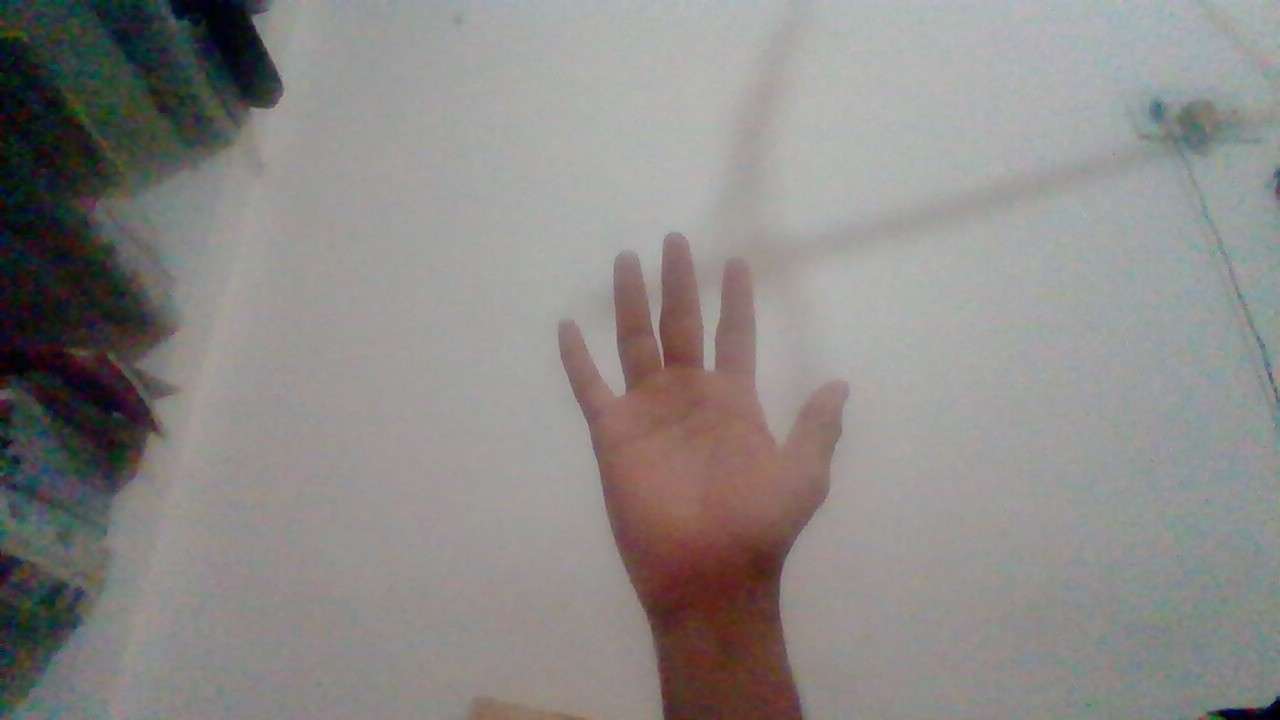
#> input picture datasets/hand_gestures/Welcome to JKIE/WIN_20250428_00_08_29_Pro.jpg, 1280 x 720 px, given in place of the camera
$ python gesture_recognition.py
#> lines starting #> are read from the running program, lines starting #| are printed output that depends on the picture; after the words box and inside, x2 and y2 are one past the last pixel; in counts of white or black regions, pixels touching at a corner belong together
"""
Real-time hand gesture recognition using OpenCV.
"""
import cv2
import numpy as np
import time
from pathlib import Path
import os

class GestureRecognition:
    def __init__(self):
        """Initialize the gesture recognition system."""
        self.cap = cv2.VideoCapture(0)
        self.prev_frame_time = 0
        self.new_frame_time = 0

        # Get the camera frame dimensions
        _, frame = self.cap.read()
#> frame is the input picture: shape (720, 1280, 3); mean B, G, R 134.8, 136.8, 139.4
        if frame is not None:
            frame_h, frame_w = frame.shape[:2]
            # Make ROI larger and more centered
            roi_size = min(500, min(frame_w-100, frame_h-100))
            x_start = (frame_w - roi_size) // 2
            y_start = (frame_h - roi_size) // 2
            self.roi_position = (x_start, y_start, roi_size, roi_size)
        else:
            self.roi_position = (50, 50, 500, 500)  # larger fallback values

        # Parameters for hand detection
        self.roi_color = (0, 255, 0)  # Green color for ROI

        # Load face cascade classifier
        face_cascade_path = cv2.data.haarcascades + 'haarcascade_frontalface_default.xml'
        self.face_cascade = cv2.CascadeClassifier(face_cascade_path)
        if self.face_cascade.empty():
            print("Warning: Face cascade classifier not loaded!")

        # Load reference gestures
        self.reference_gestures = {}
        self.gesture_folders = []  # Store folder names
        self.load_reference_gestures()
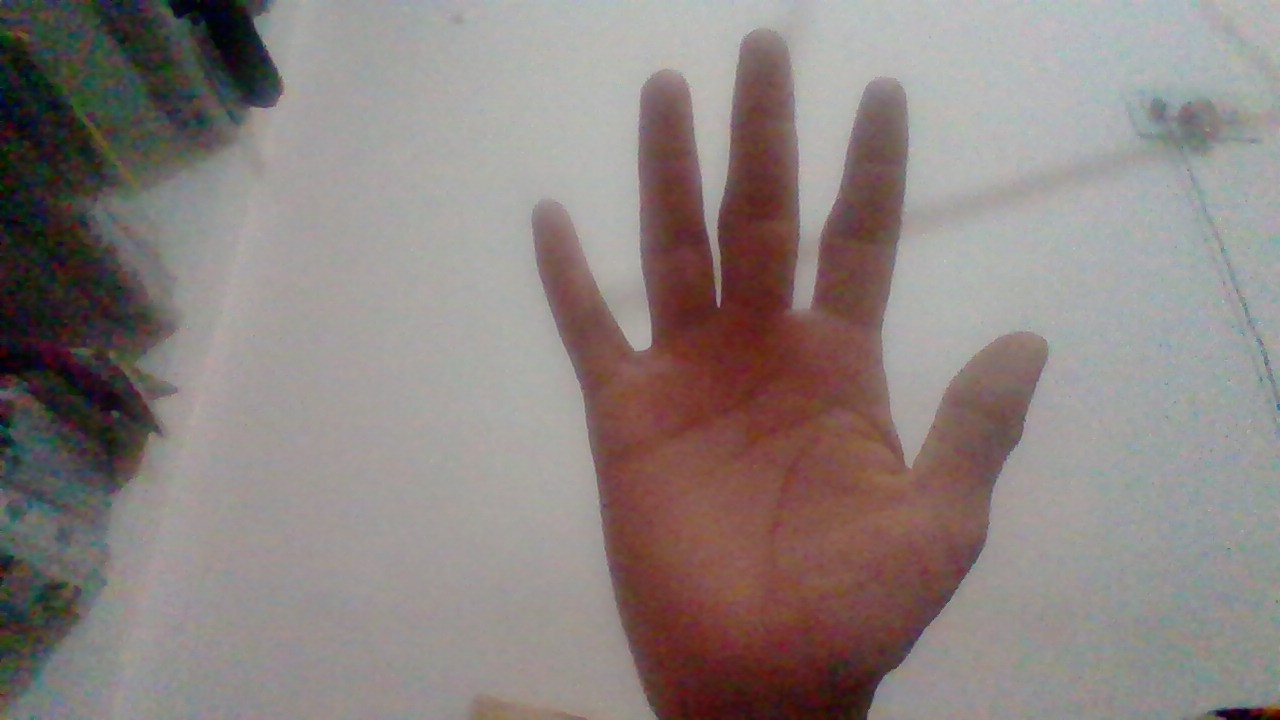
#> input picture datasets/hand_gestures/Welcome to JKIE/WIN_20250428_00_08_22_Pro.jpg, 1280 x 720 px
#> in load_reference_gestures, img is the input picture: shape (720, 1280, 3); mean B, G, R 127.1, 129.8, 139.1
#> in load_reference_gestures, `img = cv2.equalizeHist(img)`:
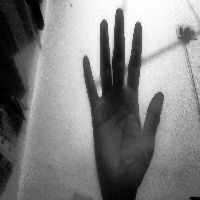
#> img: shape (200, 200); min 0, max 255, mean 128.8
        print(f"Loaded {len(self.reference_gestures)} reference gestures")

        # Initialize gesture smoothing
        self.last_gestures = []
        self.gesture_smoothing_window = 5

        # Create folder list window
        self.create_folder_list_window()
#> in create_folder_list_window, `cv2.imshow('Available Gestures', folder_window)`:
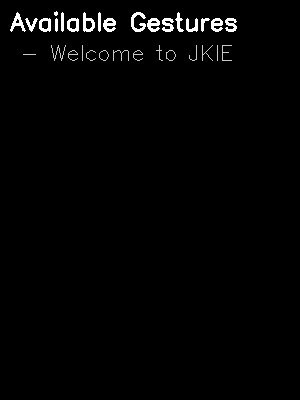
#> window 'Available Gestures': shape (400, 300, 3); min 0, max 255, mean 4.1

    def create_folder_list_window(self):
        """Create a window showing available gesture folders."""
        # Create a black image for the folder list
        window_height = max(400, len(self.gesture_folders) * 30 + 60)  # Height based on number of folders
        folder_window = np.zeros((window_height, 300, 3), dtype=np.uint8)

        # Add title
        cv2.putText(folder_window, "Available Gestures", (10, 30),
                   cv2.FONT_HERSHEY_SIMPLEX, 0.8, (255, 255, 255), 2)

        # Add folder names
        for i, folder in enumerate(self.gesture_folders):
            y_pos = 60 + i * 30
            cv2.putText(folder_window, f"- {folder}", (20, y_pos),
                       cv2.FONT_HERSHEY_SIMPLEX, 0.7, (200, 200, 200), 1)

        # Create window and show the list
        cv2.namedWindow('Available Gestures', cv2.WINDOW_NORMAL)
        cv2.imshow('Available Gestures', folder_window)

    def load_reference_gestures(self):
        """Load reference gestures from the datasets/hand_gestures directory."""
        base_path = Path("datasets/hand_gestures")

        if not base_path.exists():
            print(f"Warning: Reference directory {base_path} not found")
            return

        self.gesture_folders = []  # Clear existing folders
        for gesture_dir in base_path.iterdir():
            if gesture_dir.is_dir():
                gesture_name = gesture_dir.name
                self.gesture_folders.append(gesture_name)  # Add folder name to list
                image_files = []
                for ext in ['.jpg', '.jpeg', '.png']:
                    image_files.extend(list(gesture_dir.glob(f'*{ext}')))

                if image_files:
                    print(f"Found {len(image_files)} images for gesture {gesture_name}")
                    references = []
                    for img_path in image_files:
                        img = cv2.imread(str(img_path))
                        if img is not None:
                            # Convert to grayscale and apply preprocessing
                            img = cv2.cvtColor(img, cv2.COLOR_BGR2GRAY)
                            img = cv2.resize(img, (200, 200))
                            img = cv2.equalizeHist(img)  # Improve contrast
                            references.append(img)

                    if references:
                        self.reference_gestures[gesture_name] = references
                        print(f"Loaded {len(references)} references for {gesture_name}")

        # Sort folder names alphabetically
        self.gesture_folders.sort()

    def detect_faces(self, frame):
        """Detect faces in the frame and return a mask excluding face regions."""
        gray = cv2.cvtColor(frame, cv2.COLOR_BGR2GRAY)
        faces = self.face_cascade.detectMultiScale(gray, 1.3, 5)

        face_mask = np.ones(frame.shape[:2], dtype=np.uint8) * 255

        for (x, y, w, h) in faces:
            # Expand face region for better exclusion
            expanded_y1 = max(0, y-30)
            expanded_y2 = min(frame.shape[0], y+h+30)
            expanded_x1 = max(0, x-30)
            expanded_x2 = min(frame.shape[1], x+w+30)
            face_mask[expanded_y1:expanded_y2, expanded_x1:expanded_x2] = 0

        return face_mask

    def detect_skin(self, frame, face_mask=None):
        """Enhanced skin detection using multiple color spaces."""
        # Convert to different color spaces
        ycrcb = cv2.cvtColor(frame, cv2.COLOR_BGR2YCrCb)
        hsv = cv2.cvtColor(frame, cv2.COLOR_BGR2HSV)

        # More permissive YCrCb range
        min_YCrCb = np.array([0, 130, 75], dtype=np.uint8)
        max_YCrCb = np.array([255, 185, 140], dtype=np.uint8)

        # More permissive HSV range
        min_HSV = np.array([0, 15, 60], dtype=np.uint8)
        max_HSV = np.array([25, 255, 255], dtype=np.uint8)

        # Create masks
        mask_ycrcb = cv2.inRange(ycrcb, min_YCrCb, max_YCrCb)
        mask_hsv = cv2.inRange(hsv, min_HSV, max_HSV)

        # Combine masks with OR operation for more permissive detection
        skin_mask = cv2.bitwise_or(mask_ycrcb, mask_hsv)

        if face_mask is not None:
            skin_mask = cv2.bitwise_and(skin_mask, face_mask)

        # Morphological operations
        kernel = np.ones((5,5), np.uint8)
        skin_mask = cv2.erode(skin_mask, kernel, iterations=1)
        skin_mask = cv2.dilate(skin_mask, kernel, iterations=3)  # More dilation
        skin_mask = cv2.GaussianBlur(skin_mask, (7,7), 0)

        return skin_mask

    def analyze_hand_shape(self, contour):
        """Analyze hand shape with more permissive criteria."""
        if contour is None or len(contour) < 5:
            return False

        area = cv2.contourArea(contour)
        perimeter = cv2.arcLength(contour, True)
        hull = cv2.convexHull(contour)
        hull_area = cv2.contourArea(hull)

        # More permissive shape features
        solidity = float(area) / hull_area if hull_area > 0 else 0
        circularity = 4 * np.pi * area / (perimeter * perimeter) if perimeter > 0 else 0

        rect = cv2.minAreaRect(contour)
        box = cv2.boxPoints(rect)
        box = np.int32(box)
        rect_width = min(rect[1])
        rect_height = max(rect[1])
        aspect_ratio = float(rect_width) / rect_height if rect_height > 0 else 0

        # More permissive criteria
        if (0.25 < solidity < 0.98 and  # More permissive solidity range
            0.1 < circularity < 0.9 and  # More permissive circularity range
            0.15 < aspect_ratio < 0.9):  # More permissive aspect ratio
            return True

        return False

    def find_hand_contour(self, mask):
        """Find the hand contour with improved detection."""
        contours, _ = cv2.findContours(mask, cv2.RETR_EXTERNAL, cv2.CHAIN_APPROX_SIMPLE)

        if not contours:
            return None

        # Sort contours by area
        contours = sorted(contours, key=cv2.contourArea, reverse=True)

        for contour in contours:
            area = cv2.contourArea(contour)
            if area < 2000:  # Lower minimum area threshold
                continue

            if self.analyze_hand_shape(contour):
                return contour

        return None

    def compare_gestures(self, current_frame):
        """Compare current frame with reference frames using improved matching."""
        # Preprocess current frame
        current_gray = cv2.cvtColor(current_frame, cv2.COLOR_BGR2GRAY)
        current_gray = cv2.resize(current_gray, (200, 200))
        current_gray = cv2.equalizeHist(current_gray)  # Improve contrast

        best_match = None
        best_score = 0

        for gesture_name, references in self.reference_gestures.items():
            gesture_score = 0
            for reference in references:
                try:
                    # Try multiple matching methods
                    result1 = cv2.matchTemplate(current_gray, reference, cv2.TM_CCOEFF_NORMED)
                    result2 = cv2.matchTemplate(current_gray, reference, cv2.TM_CCORR_NORMED)

                    # Combine scores
                    score = (np.max(result1) + np.max(result2)) / 2
                    gesture_score = max(gesture_score, score)
                except Exception as e:
                    continue

            if gesture_score > best_score:
                best_score = gesture_score
                best_match = gesture_name

        return best_match, best_score

    def smooth_gesture_recognition(self, gesture, confidence):
        """Smooth gesture recognition over time."""
        if gesture is None:
            self.last_gestures = []
            return None, 0

        self.last_gestures.append((gesture, confidence))
        if len(self.last_gestures) > self.gesture_smoothing_window:
            self.last_gestures.pop(0)

        if len(self.last_gestures) < 3:  # Need minimum number of samples
            return None, 0

        # Count occurrences of each gesture
        gesture_counts = {}
        for g, c in self.last_gestures:
            gesture_counts[g] = gesture_counts.get(g, 0) + 1

        # Find most common gesture
        most_common = max(gesture_counts.items(), key=lambda x: x[1])
        if most_common[1] >= len(self.last_gestures) * 0.6:  # 60% threshold
            # Calculate average confidence for this gesture
            avg_confidence = np.mean([c for g, c in self.last_gestures if g == most_common[0]])
            return most_common[0], avg_confidence

        return None, 0

    def calculate_fps(self):
        """Calculate and return the FPS."""
        self.new_frame_time = time.time()
        fps = 1/(self.new_frame_time-self.prev_frame_time)
        self.prev_frame_time = self.new_frame_time
        return int(fps)

    # [20 lines left out: function calculate_optimal_font_scale, not called in this run]

    def run(self):
        """Run the hand gesture recognition system."""
        print("Hand Gesture Recognition Started")
        print("Press 'q' to quit")
        print("Press 'd' to toggle debug view")
        print("Press 'r' to refresh gesture folders")

        debug_view = False
        current_gesture = None

        try:
            while True:
                ret, frame = self.cap.read()
                if not ret:
                    print("Failed to grab frame")
                    break

                frame = cv2.flip(frame, 1)

                # Get frame dimensions
                frame_h, frame_w = frame.shape[:2]

                # Create gesture display section at the top
                gesture_display = np.zeros((100, frame_w, 3), dtype=np.uint8)

                # Detect faces and create face exclusion mask
                face_mask = self.detect_faces(frame)
#> in detect_faces, `gray = cv2.cvtColor(frame, cv2.COLOR_BGR2GRAY)`:
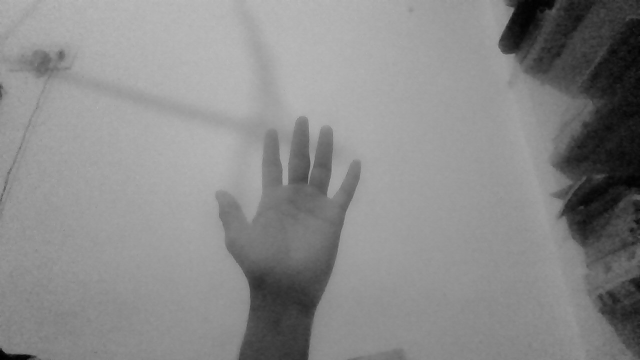
#> gray: shape (720, 1280) (shown at 1/2 size); min 0, max 189, mean 137.3
#> in detect_faces, `faces = self.face_cascade.detectMultiScale(gray, 1.3, 5)`: faces = ()

                # Extract ROI
                x, y, w, h = self.roi_position
                roi = frame[y:y+h, x:x+w].copy()
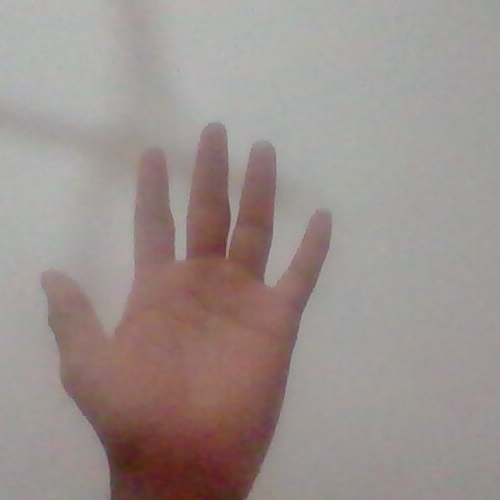
#> roi: shape (500, 500, 3); mean B, G, R 141.6, 145, 155.8
                roi_face_mask = face_mask[y:y+h, x:x+w]
#> roi_face_mask: shape (500, 500); every value is 255

                # Detect skin in ROI
                skin_mask = self.detect_skin(roi, roi_face_mask)
#> in detect_skin, `mask_ycrcb = cv2.inRange(ycrcb, min_YCrCb, max_YCrCb)`:
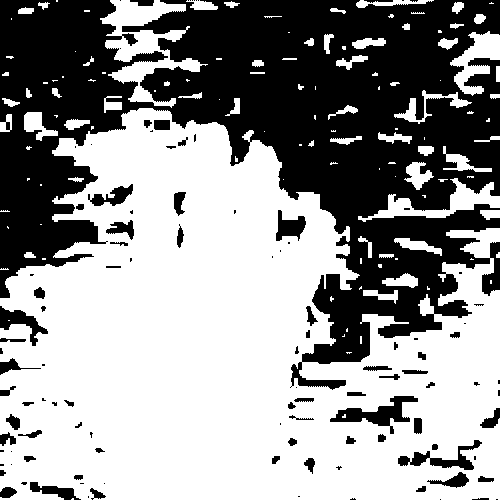
#> mask_ycrcb: shape (500, 500); 58.5% white; 112 black regions (50 under 20 px), largest, box (x1, y1, x2, y2) and area: (0, 0, 500, 390) 95102, (330, 396, 418, 434) 1161, (398, 440, 482, 470) 770
#> in detect_skin, `skin_mask = cv2.GaussianBlur(skin_mask, (7,7), 0)`:
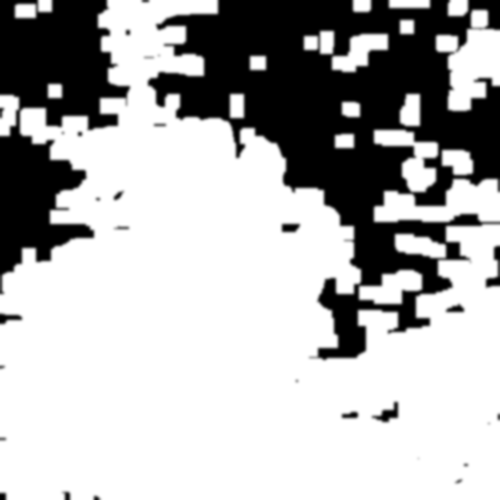
#> skin_mask: shape (500, 500); min 0, max 255, mean 178.3

                # Find hand contour
                hand_contour = self.find_hand_contour(skin_mask)
#> in find_hand_contour, `contours, _ = cv2.findContours(mask, cv2.RETR_EXTERNAL, cv2.CHAIN_APPR..`: contours = 11 contours; largest, box (x1, y1, x2, y2) and area: (0, 0, 500, 500) 179746, (433, 0, 500, 114) 5116, (301, 28, 391, 75) 2488, (12, 0, 55, 21) 718, (386, 0, 433, 11) 459
#> the loop in find_hand_contour, `for contour in contours:` made 2 passes
#> (perimeter in analyze_hand_shape, hull_area in analyze_hand_shape, solidity in analyze_hand_shape, circularity in analyze_hand_shape, rect in analyze_hand_shape, box in analyze_hand_shape, rect_width in analyze_hand_shape) on passes 1 to 2: (3588.2, 224656, 0.8, 0.175, ((249.5, 249.5), (499, 499), -90), [[499, 499], [0, 499], [0, 0], [499, 0]], 499), (412.9, 6284, 0.814, 0.377, ((466, 56.5), (113, 66), -90), [[499, 112], [433, 112], [433, 0], [499, 0]], 66)
#> (the rest of the program and of its run is left out)
